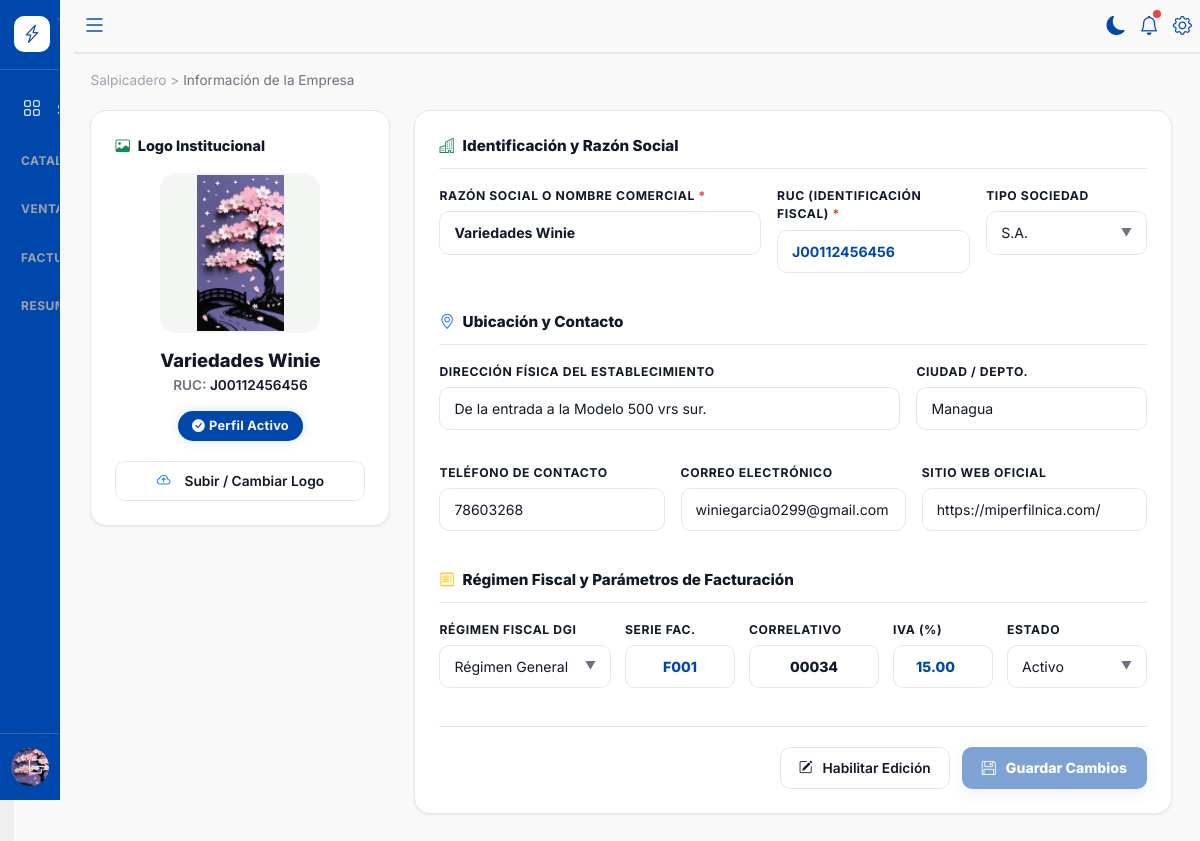
Before: /mi-cuenta/informacion-empresa (signed in) with the older database file.
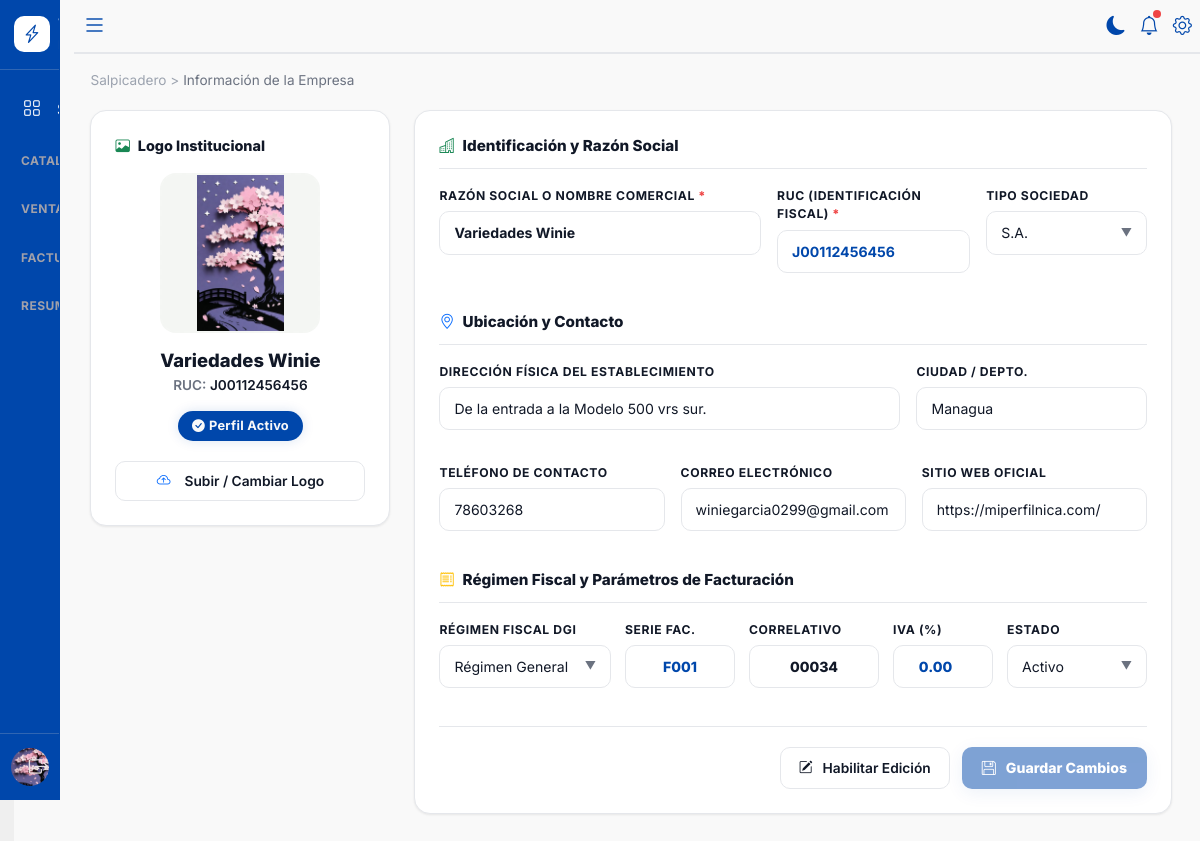
After: the same page with the newer database file.
### models/empresa.py (models this page shows)
class Empresa(db.Model):
    __tablename__ = "empresa"
    id = db.Column(db.Integer, primary_key=True)
    razon_social = db.Column(db.String(150), nullable=False)
    ruc = db.Column(db.String(30), nullable=True)
    tipo_empresa = db.Column(db.String(20), nullable=True)
    direccion = db.Column(db.String(250), nullable=True)
    ciudad = db.Column(db.String(100), nullable=True)
    telefono = db.Column(db.String(30), nullable=True)
    email = db.Column(db.String(120), nullable=True)
    sitio_web = db.Column(db.String(150), nullable=True)
    regimen = db.Column(db.String(80), nullable=True)
    serie_factura = db.Column(db.String(20), nullable=False, default="F001")
    correlativo = db.Column(db.String(20), nullable=False, default="00034")
    iva = db.Column(db.Numeric(5, 2), nullable=False, default=15)
    logo = db.Column(db.String(200), nullable=True)
    estado = db.Column(db.Boolean, nullable=False, default=True)
    created_at = db.Column(db.DateTime, default=lambda: datetime.now(UTC))
    updated_at = db.Column(
        db.DateTime,
        default=lambda: datetime.now(UTC),
        onupdate=lambda: datetime.now(UTC)
    )

### routes/empresa.py (the view, shortened to what this page needs)
@empresa_bp.route("/mi-cuenta/informacion-empresa", methods=["GET", "POST"])
@login_required
@roles_required("ADMIN")
def informacion_empresa():
    empresa = Empresa.query.first()
    return render_template("empresa/informacion_empresa.html", empresa=empresa)

### app.py (called while the page is built)
@login_manager.user_loader
def load_user(user_id):
    return Usuario.query.get(int(user_id))

### models/usuario.py (called while the page is built)
    @property
    def nombre_mostrar(self):
        if not self.nombre_completo:
            return self.username
        partes = self.nombre_completo.strip().split()
        if len(partes) == 0:
            return self.username
        elif len(partes) == 1:
            return partes[0].capitalize()
        elif len(partes) == 2:
            return f"{partes[0].capitalize()} {partes[1][0].upper()}."
        else:
            return f"{partes[0].capitalize()} {partes[1].capitalize()} {partes[2][0].upper()}."

### utils/permisos.py (called while the page is built)
def roles_required(*roles_permitidos):
    def decorator(func):
        @wraps(func)
        def wrapper(*args, **kwargs):
            if not current_user.is_authenticated:
                return redirect(url_for("auth.login"))
            rol_actual = current_user.rol.nombre.upper() if current_user.rol else ""
            if rol_actual not in roles_permitidos:
                flash("No tiene permisos para acceder a esta opción", "danger")
                return redirect(url_for("dashboard"))
            return func(*args, **kwargs)
        return wrapper
    return decorator

### templates/empresa/informacion_empresa.html (shortened to what the changed rows need)
{% extends "base.html" %}
{% block content %}
<form method="POST" enctype="multipart/form-data" id="formEmpresa" data-tiene-empresa="{{ 'true' if empresa else 'false' }}" novalidate>
    <div style="display: grid; grid-template-columns: 300px 1fr; gap: 24px; align-items: start;">
        <div class="panel" style="background: var(--color-bg-card); border: 1px solid var(--color-border); border-radius: 16px; padding: 24px; text-align: center;">
            <div style="font-size: 0.9rem; font-weight: 800; color: var(--color-text-main); margin-bottom: 16px; text-align: left; display: flex; align-items: center; gap: 8px;">
                <i class="bi bi-image text-success"></i> Logo Institucional
            </div>
            <div class="empresa-logo-preview mb-3" style="width: 160px; height: 160px; margin: 0 auto 16px; border-radius: 16px; border: 2px dashed rgba(255,255,255,0.15); overflow: hidden; display: flex; align-items: center; justify-content: center; background-color: var(--color-bg-card-hover); transition: all 0.3s ease;">
                {% if empresa and empresa.logo %}
                <img src="{{ url_for('static', filename=empresa.logo) }}" class="img-fluid" style="object-fit: contain; width: 100%; height: 100%;">
                {% else %}
                <i class="bi bi-building text-primary" style="font-size: 3.5rem; opacity: 0.6;"></i>
                {% endif %}
            </div>
            <h5 style="font-weight: 800; color: var(--color-text-main); margin-bottom: 4px; font-size: 1.15rem;">
                {{ empresa.razon_social if empresa else 'Mi Empresa' }}
            </h5>
            <div style="color: var(--color-text-muted); font-size: 0.85rem; margin-bottom: 16px; font-weight: 600;">
                RUC: <span style="color: var(--color-text-main);">{{ empresa.ruc if empresa and empresa.ruc else 'No registrado' }}</span>
            </div>
            <div style="margin-bottom: 20px;">
                <span class="badge-pill-apex badge-pill-apex--active" style="padding: 5px 14px; font-size: 0.8rem;">
                </span>
            </div>
            <label class="btn-apex-outline w-100 justify-content-center" style="cursor: pointer; padding: 10px 14px; font-size: 0.88rem;">
                <i class="bi bi-cloud-arrow-up me-2 text-primary"></i> Subir / Cambiar Logo
            </label>
        </div>
        <div class="panel" style="background: var(--color-bg-card); border: 1px solid var(--color-border); border-radius: 16px; padding: 24px;">
            <div style="display: grid; grid-template-columns: 2fr 1.2fr 1fr; gap: 16px; margin-bottom: 20px;">
                <div class="form-group">
                    <label class="form-label form-label--required">Razón Social o Nombre Comercial</label>
                    <input type="text" class="form-input" id="form_razon_social" name="razon_social" value="{{ empresa.razon_social if empresa else '' }}" required placeholder="Ej. Mi Empresa S.A." style="font-weight: 700;">
                </div>
                <div class="form-group">
                    <label class="form-label form-label--required">RUC (Identificación Fiscal)</label>
                    <input type="text" class="form-input" id="form_ruc" name="ruc" value="{{ empresa.ruc if empresa else '' }}" required placeholder="Número RUC" style="font-weight: 700; color: var(--color-primary);">
                </div>
            </div>
            <div style="display: grid; grid-template-columns: 2fr 1fr; gap: 16px; margin-bottom: 16px;">
                <div class="form-group">
                    <label class="form-label">Dirección Física del Establecimiento</label>
                    <input type="text" class="form-input" name="direccion" value="{{ empresa.direccion if empresa else '' }}" placeholder="Dirección exacta del negocio">
                </div>
                <div class="form-group">
                    <label class="form-label">Ciudad / Depto.</label>
                    <input type="text" class="form-input" name="ciudad" value="{{ empresa.ciudad if empresa else '' }}" placeholder="Ej. Managua">
                </div>
            </div>
            <div style="display: grid; grid-template-columns: 1fr 1fr 1fr; gap: 16px; margin-bottom: 20px;">
                <div class="form-group">
                    <label class="form-label">Teléfono de Contacto</label>
                    <input type="text" class="form-input" name="telefono" value="{{ empresa.telefono if empresa else '' }}" placeholder="Ej. +505 2222 3333">
                </div>
                <div class="form-group">
                    <label class="form-label">Correo Electrónico</label>
                    <input type="email" class="form-input" name="email" value="{{ empresa.email if empresa else '' }}" placeholder="contacto@empresa.com">
                </div>
                <div class="form-group">
                    <label class="form-label">Sitio Web Oficial</label>
                    <input type="url" class="form-input" name="sitio_web" value="{{ empresa.sitio_web if empresa else '' }}" placeholder="https://www.empresa.com">
                </div>
            </div>
            <div style="display: grid; grid-template-columns: 1.8fr 110px 130px 100px 140px; gap: 14px; align-items: end; margin-bottom: 10px;">
                <div class="form-group">
                    <label class="form-label">Serie Fac.</label>
                    <input type="text" class="form-input text-center" name="serie_factura" value="{{ empresa.serie_factura if empresa else 'F001' }}" style="font-weight: 800; color: var(--color-primary);">
                </div>
                <div class="form-group">
                    <label class="form-label">Correlativo</label>
                    <input type="text" class="form-input text-center" name="correlativo" value="{{ empresa.correlativo if empresa else '00034' }}" style="font-weight: 800; color: var(--color-text-main);">
                </div>
                <div class="form-group">
                    <label class="form-label">IVA (%)</label>
                    <input type="number" step="0.01" class="form-input text-center" name="iva" value="{{ empresa.iva if empresa else 15 }}" style="font-weight: 800; color: var(--color-primary);">
                </div>
            </div>
        </div>
    </div>
</form>
{% endblock %}

Changed rows visible on the page:
changed Empresa "Variedades Winie": iva "15.00" → "0.00"
